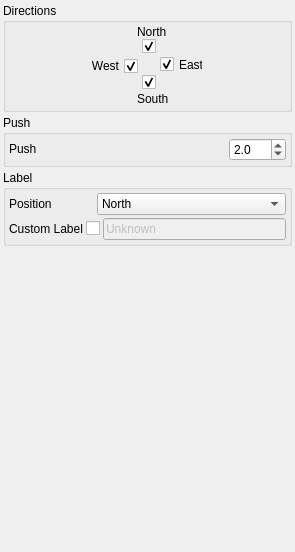
<?xml version="1.0" encoding="UTF-8"?>
<ui version="4.0">
 <class>BasicUIForm</class>
 <widget class="QWidget" name="BasicUIForm">
  <property name="geometry">
   <rect>
    <x>0</x>
    <y>0</y>
    <width>295</width>
    <height>552</height>
   </rect>
  </property>
  <property name="windowTitle">
   <string>Form</string>
  </property>
  <layout class="QVBoxLayout" name="verticalLayout">
   <property name="spacing">
    <number>3</number>
   </property>
   <property name="leftMargin">
    <number>3</number>
   </property>
   <property name="topMargin">
    <number>3</number>
   </property>
   <property name="rightMargin">
    <number>3</number>
   </property>
   <property name="bottomMargin">
    <number>3</number>
   </property>
   <item>
    <widget class="QGroupBox" name="groupBox_4">
     <property name="title">
      <string>Directions</string>
     </property>
     <layout class="QHBoxLayout" name="horizontalLayout_4">
      <property name="spacing">
       <number>3</number>
      </property>
      <property name="leftMargin">
       <number>3</number>
      </property>
      <property name="topMargin">
       <number>3</number>
      </property>
      <property name="rightMargin">
       <number>3</number>
      </property>
      <property name="bottomMargin">
       <number>3</number>
      </property>
      <item>
       <widget class="QWidget" name="widget_10" native="true">
        <property name="sizePolicy">
         <sizepolicy hsizetype="Maximum" vsizetype="Preferred">
          <horstretch>0</horstretch>
          <verstretch>0</verstretch>
         </sizepolicy>
        </property>
        <property name="minimumSize">
         <size>
          <width>110</width>
          <height>80</height>
         </size>
        </property>
        <widget class="QCheckBox" name="uiWest">
         <property name="geometry">
          <rect>
           <x>-5</x>
           <y>30</y>
           <width>51</width>
           <height>20</height>
          </rect>
         </property>
         <property name="toolTip">
          <string>Active bean west direction</string>
         </property>
         <property name="layoutDirection">
          <enum>Qt::RightToLeft</enum>
         </property>
         <property name="text">
          <string>West</string>
         </property>
         <property name="checked">
          <bool>true</bool>
         </property>
        </widget>
        <widget class="QLabel" name="label_4">
         <property name="geometry">
          <rect>
           <x>45</x>
           <y>-2</y>
           <width>54</width>
           <height>16</height>
          </rect>
         </property>
         <property name="text">
          <string>North</string>
         </property>
        </widget>
        <widget class="QCheckBox" name="uiSouth">
         <property name="geometry">
          <rect>
           <x>50</x>
           <y>48</y>
           <width>20</width>
           <height>17</height>
          </rect>
         </property>
         <property name="toolTip">
          <string>Active bean south direction</string>
         </property>
         <property name="text">
          <string/>
         </property>
         <property name="iconSize">
          <size>
           <width>16</width>
           <height>16</height>
          </size>
         </property>
         <property name="checked">
          <bool>true</bool>
         </property>
        </widget>
        <widget class="QCheckBox" name="uiEast">
         <property name="geometry">
          <rect>
           <x>68</x>
           <y>30</y>
           <width>54</width>
           <height>17</height>
          </rect>
         </property>
         <property name="toolTip">
          <string>Active bean east direction</string>
         </property>
         <property name="text">
          <string>East</string>
         </property>
         <property name="checked">
          <bool>true</bool>
         </property>
        </widget>
        <widget class="QLabel" name="label_5">
         <property name="geometry">
          <rect>
           <x>45</x>
           <y>65</y>
           <width>44</width>
           <height>16</height>
          </rect>
         </property>
         <property name="text">
          <string>South</string>
         </property>
        </widget>
        <widget class="QCheckBox" name="uiNorth">
         <property name="geometry">
          <rect>
           <x>50</x>
           <y>12</y>
           <width>20</width>
           <height>17</height>
          </rect>
         </property>
         <property name="toolTip">
          <string>Active bean north direction</string>
         </property>
         <property name="text">
          <string/>
         </property>
         <property name="checked">
          <bool>true</bool>
         </property>
        </widget>
       </widget>
      </item>
     </layout>
    </widget>
   </item>
   <item>
    <widget class="QGroupBox" name="groupBox">
     <property name="title">
      <string>Push</string>
     </property>
     <layout class="QHBoxLayout" name="horizontalLayout">
      <property name="spacing">
       <number>3</number>
      </property>
      <property name="leftMargin">
       <number>3</number>
      </property>
      <property name="topMargin">
       <number>3</number>
      </property>
      <property name="rightMargin">
       <number>3</number>
      </property>
      <property name="bottomMargin">
       <number>3</number>
      </property>
      <item>
       <widget class="QLabel" name="label_2">
        <property name="sizePolicy">
         <sizepolicy hsizetype="Preferred" vsizetype="Fixed">
          <horstretch>0</horstretch>
          <verstretch>0</verstretch>
         </sizepolicy>
        </property>
        <property name="layoutDirection">
         <enum>Qt::RightToLeft</enum>
        </property>
        <property name="text">
         <string>Push</string>
        </property>
       </widget>
      </item>
      <item>
       <widget class="QDoubleSpinBox" name="uiPush">
        <property name="sizePolicy">
         <sizepolicy hsizetype="Fixed" vsizetype="Fixed">
          <horstretch>0</horstretch>
          <verstretch>0</verstretch>
         </sizepolicy>
        </property>
        <property name="toolTip">
         <string>&lt;!DOCTYPE HTML PUBLIC &quot;-//W3C//DTD HTML 4.0//EN&quot; &quot;http://www.w3.org/TR/REC-html40/strict.dtd&quot;&gt;
&lt;html&gt;&lt;head&gt;&lt;meta name=&quot;qrichtext&quot; content=&quot;1&quot; /&gt;&lt;style type=&quot;text/css&quot;&gt;
p, li { white-space: pre-wrap; }
&lt;/style&gt;&lt;/head&gt;&lt;body style=&quot; font-family:'MS Shell Dlg 2'; font-size:8.25pt; font-weight:400; font-style:normal;&quot;&gt;
&lt;p style=&quot; margin-top:0px; margin-bottom:0px; margin-left:0px; margin-right:0px; -qt-block-indent:0; text-indent:0px;&quot;&gt;&lt;span style=&quot; font-size:8pt;&quot;&gt;Bean push&lt;/span&gt;&lt;/p&gt;
&lt;p style=&quot; margin-top:0px; margin-bottom:0px; margin-left:0px; margin-right:0px; -qt-block-indent:0; text-indent:0px;&quot;&gt;&lt;span style=&quot; font-size:8pt;&quot;&gt;Maximun limit of the bean in each direction&lt;/span&gt;&lt;/p&gt;&lt;/body&gt;&lt;/html&gt;</string>
        </property>
        <property name="decimals">
         <number>1</number>
        </property>
        <property name="minimum">
         <double>1.000000000000000</double>
        </property>
        <property name="value">
         <double>2.000000000000000</double>
        </property>
       </widget>
      </item>
     </layout>
    </widget>
   </item>
   <item>
    <widget class="QGroupBox" name="groupBox_2">
     <property name="title">
      <string>Label</string>
     </property>
     <layout class="QVBoxLayout" name="verticalLayout_2">
      <property name="spacing">
       <number>3</number>
      </property>
      <property name="leftMargin">
       <number>3</number>
      </property>
      <property name="topMargin">
       <number>3</number>
      </property>
      <property name="rightMargin">
       <number>3</number>
      </property>
      <property name="bottomMargin">
       <number>3</number>
      </property>
      <item>
       <layout class="QHBoxLayout" name="horizontalLayout_2">
        <property name="spacing">
         <number>3</number>
        </property>
        <item>
         <widget class="QLabel" name="label">
          <property name="sizePolicy">
           <sizepolicy hsizetype="Fixed" vsizetype="Preferred">
            <horstretch>0</horstretch>
            <verstretch>0</verstretch>
           </sizepolicy>
          </property>
          <property name="minimumSize">
           <size>
            <width>85</width>
            <height>0</height>
           </size>
          </property>
          <property name="text">
           <string>Position</string>
          </property>
         </widget>
        </item>
        <item>
         <widget class="QComboBox" name="uiLabelPosition">
          <item>
           <property name="text">
            <string>North</string>
           </property>
          </item>
          <item>
           <property name="text">
            <string>South</string>
           </property>
          </item>
          <item>
           <property name="text">
            <string>East</string>
           </property>
          </item>
          <item>
           <property name="text">
            <string>West</string>
           </property>
          </item>
         </widget>
        </item>
       </layout>
      </item>
      <item>
       <layout class="QHBoxLayout" name="horizontalLayout_3">
        <item>
         <widget class="QLabel" name="label_3">
          <property name="text">
           <string>Custom Label</string>
          </property>
         </widget>
        </item>
        <item>
         <widget class="QCheckBox" name="uiCustomLabel">
          <property name="maximumSize">
           <size>
            <width>45</width>
            <height>17</height>
           </size>
          </property>
          <property name="toolTip">
           <string>Check if bean label is different from name</string>
          </property>
          <property name="layoutDirection">
           <enum>Qt::RightToLeft</enum>
          </property>
          <property name="text">
           <string/>
          </property>
         </widget>
        </item>
        <item>
         <widget class="QLineEdit" name="uiLabel">
          <property name="enabled">
           <bool>false</bool>
          </property>
          <property name="toolTip">
           <string>Bean label</string>
          </property>
          <property name="text">
           <string>Unknown</string>
          </property>
         </widget>
        </item>
       </layout>
      </item>
     </layout>
    </widget>
   </item>
   <item>
    <spacer name="verticalSpacer">
     <property name="orientation">
      <enum>Qt::Vertical</enum>
     </property>
     <property name="sizeHint" stdset="0">
      <size>
       <width>20</width>
       <height>40</height>
      </size>
     </property>
    </spacer>
   </item>
  </layout>
 </widget>
 <resources/>
 <connections>
  <connection>
   <sender>uiCustomLabel</sender>
   <signal>clicked(bool)</signal>
   <receiver>uiLabel</receiver>
   <slot>setEnabled(bool)</slot>
   <hints>
    <hint type="sourcelabel">
     <x>80</x>
     <y>206</y>
    </hint>
    <hint type="destinationlabel">
     <x>151</x>
     <y>200</y>
    </hint>
   </hints>
  </connection>
 </connections>
</ui>
